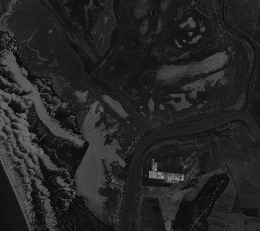
%> input picture imagenes (8 bits)/01 05 2023/2023-05-01-00_00_2023-05-01-23_59_Sentinel-2_L2A_B03_(Raw).png, 260 x 231 px, shrunk from 1925 x 1708 before the run; the run also reads 1 picture not shown here
$ octave codigo.m   (GNU Octave 9; MATLAB toolbox functions it lacks are replaced by stand-ins)
%> lines starting %> are read from the running program, lines starting %| are printed output that depends on the picture; in (x1, y1, x2, y2) boxes, pixels count from 0 and x2, y2 are one past the last pixel; in counts of white or black regions, pixels touching at a corner belong together; the program's own positions count from 1
%> further down, banda_verde is the input picture: size 231x260 uint8; min 7, max 165, mean 37.2
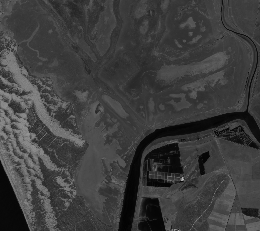
%> input picture imagenes (8 bits)/01 05 2023/2023-05-01-00_00_2023-05-01-23_59_Sentinel-2_L2A_B08_(Raw).png, 260 x 231 px, shrunk from 1925 x 1708 before the run
%> further down, banda_nir is the input picture: size 231x260 uint8; min 2, max 180, mean 62.3
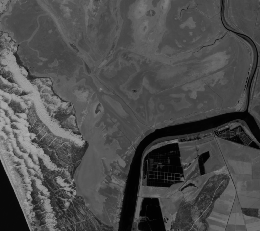
%> input picture imagenes (8 bits)/01 05 2023/2023-05-01-00_00_2023-05-01-23_59_Sentinel-2_L2A_B11_(Raw).png, 260 x 231 px, shrunk from 1925 x 1708 before the run
%> further down, banda_swir is the input picture: size 231x260 uint8; min 1, max 175, mean 76.6
### ndwi.m


function z = ndwi(x, y)

  [F, C] = size(x);
%> F = 231; C = 260
  x = double(x) / 255;
  y = double(y) / 255;

  z = zeros(F, C);

  for f = 1:F
    for c = 1:C
      g = x(f, c);
      n = y(f, c);
      if g > 0 && n > 0
        ix = (g - n) / (g + n);
        ndp = (ix + 1) * 254 / 2 + 1;
        z(f, c) = ndp;
      end
    end
    f;
  end
%> after the loop, ix = -0.371; ndp = 80.89

  z = uint8(z);
%> z: size 231x260 uint8

end

### ndvi.m

function z = ndvi(x, y)

  [F, C] = size(x);
  x = double(x) / 255;
  y = double(y) / 255;

  z = zeros(F, C);

  for f = 1:F
    for c = 1:C
      r = x(f, c);
      n = y(f, c);
      if r > 0 && n > 0
        ix = (n - r) / (n + r);
        ndp = (ix + 1) * 254 / 2 + 1;
        z(f, c) = ndp;
      end
    end
    f;
  end
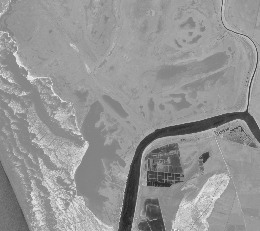
%> z: size 231x260 double; min 29.22, max 241.4, mean 149.3
%> after the loop, ix = 0.189; ndp = 152

  z = uint8(z);
%> z: size 231x260 uint8

end

### ndmi.m
% NDMI a partir de bandas NIR y SWIR
% (Llevado a rango [1, 255])

function z = ndmi(x, y)

  [F, C] = size(x);
  x = double(x) / 255; % NIR
  y = double(y) / 255; % SWIR

  z = zeros(F, C);

  for f = 1:F
    for c = 1:C
      n = x(f, c);
      s = y(f, c);
      if n > 0 && s > 0
        ix = (n - s) / (n + s);
        ndp = (ix + 1) * 254 / 2 + 1;
        z(f, c) = ndp;
      end
    end
    f
  end
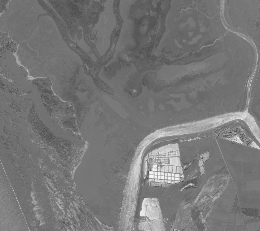
%> z: size 231x260 double; min 60.76, max 246.9, mean 119.8
%> after the loop, ix = -0.0909; ndp = 116.5

  z = uint8(z);
%> z: size 231x260 uint8

end

### filtro_mediana.m
function z = filtro_mediana(x, tam_ventana)

  [F, C] = size(x);

  % Crear la matriz de salida (del mismo tipo que la entrada)
  z = zeros(F, C, class(x));

  % Calcular el "radio" o borde de la ventana
  r = floor(tam_ventana / 2);

  % Creamos una matriz ampliada con ceros alrededor para que no dé error
  % al procesar los píxeles que están en los bordes de la imagen
  x_pad = zeros(F + 2*r, C + 2*r, class(x));
  x_pad(r+1 : F+r, r+1 : C+r) = x;

  % Recorremos cada píxel de la imagen original
  for f = 1:F
    for c = 1:C
      % 1. Extraemos la ventana
      ventana = x_pad(f : f+2*r, c : c+2*r);

      % 2. La convertimos en un vector lineal
      vector = ventana(:);

      % 3. Ordenamos los valores de menor a mayor
      vector_ordenado = sort(vector);

      % 4. Extraemos la mediana
      indice_central = ceil(length(vector_ordenado) / 2);
      mediana_val = vector_ordenado(indice_central);

      % 5. Asignamos el valor al píxel central
      z(f, c) = mediana_val;
    end

    if mod(f, 500) == 0 % Solo imprime cada 500 filas para no saturar la consola
        fprintf('Filtrando fila %d de %d...\n', f, F);
    end
  end

end

### codigo.m
% [32 lines of commented-out code are left out]
nombre_archivo_B03 = 'imagenes (8 bits)\01 05 2023\2023-05-01-00_00_2023-05-01-23_59_Sentinel-2_L2A_B03_(Raw).png';
nombre_archivo_B04 = 'imagenes (8 bits)\01 05 2023\2023-05-01-00_00_2023-05-01-23_59_Sentinel-2_L2A_B04_(Raw).png';
nombre_archivo_B08 = 'imagenes (8 bits)\01 05 2023\2023-05-01-00_00_2023-05-01-23_59_Sentinel-2_L2A_B08_(Raw).png';
nombre_archivo_B11 = 'imagenes (8 bits)\01 05 2023\2023-05-01-00_00_2023-05-01-23_59_Sentinel-2_L2A_B11_(Raw).png';

% [7 lines of commented-out code are left out]
banda_verde = imread(nombre_archivo_B03);
banda_roja  = imread(nombre_archivo_B04);
banda_nir   = imread(nombre_archivo_B08);
banda_swir  = imread(nombre_archivo_B11);

% Seguridad: Redimensionar B11 (20m) a la resolución de B08 (10m) si es necesario
if size(banda_swir, 1) ~= size(banda_nir, 1)
    banda_swir = imresize(banda_swir, size(banda_nir));
end

% 3. Cálculo de los índices llamando a las funciones del profesor
disp('Calculando el NDWI...');
mapa_ndwi = ndwi(banda_verde, banda_nir);

disp('Calculando el NDVI...');
mapa_ndvi = ndvi(banda_roja, banda_nir);

disp('Calculando el NDMI...');
mapa_ndmi = ndmi(banda_nir, banda_swir);

% =========================================================================
% 4. Análisis Espacial y Clasificación Filtrada
% =========================================================================

% --- 4.1 Máscaras iniciales (Umbrales) ---
umbral_agua = 115; % Originalmente 128
mascara_agua_bruta = mapa_ndwi > umbral_agua;
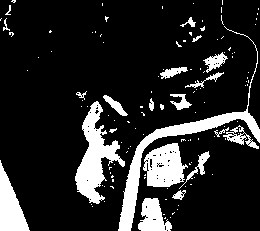
%> mascara_agua_bruta: size 231x260 logical; 16% white; 124 white regions (103 under 20 px), largest, box (x1, y1, x2, y2) and area: (118, 26, 260, 231) 2380, (75, 101, 125, 204) 2074, (143, 143, 188, 187) 1338
mascara_vegetacion = mapa_ndvi > 153;
%> mascara_vegetacion: size 231x260 logical; 51% white; 663 black regions (621 under 20 px), largest, box (x1, y1, x2, y2) and area: (0, 6, 260, 231) 19664, (140, 51, 249, 111) 2320, (0, 0, 40, 49) 1219

% --- 4.2 Mapa de Clasificación y Filtrado Espacial ---
% Creamos mapa vacío (0=Suelo), y superponemos vegetación (1) y agua (2)
mapa_clases = zeros(size(mapa_ndvi), 'uint8');
mapa_clases(mascara_vegetacion) = 1;
mapa_clases(mascara_agua_bruta) = 2;
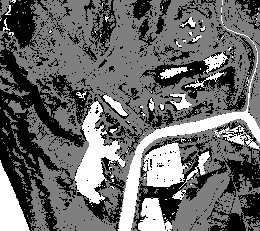
%> mapa_clases: size 231x260 uint8; min 0, max 2, mean 0.83; drawn with min black and max white

% Aplicamos NUESTRO filtro de mediana casero (Ventana de 5x5)
disp('Aplicando filtro de mediana propio (esto puede tardar unos minutos, paciencia)...');
mapa_clases_filtrado = filtro_mediana(mapa_clases, 5);

% --- 4.3 Extracción de Datos Finales ---
% Extraemos la máscara de agua ya limpia tras el filtrado
mascara_agua_limpia = mapa_clases_filtrado == 2;
%> mascara_agua_limpia: size 231x260 logical; 15% white; 27 white regions (11 under 20 px), largest, box (x1, y1, x2, y2) and area: (119, 110, 260, 231) 2260, (75, 102, 125, 204) 2084, (144, 143, 186, 187) 1388
pixeles_agua = sum(mascara_agua_limpia(:));
%> pixeles_agua = 9017
superficie_agua_ha = pixeles_agua * (100 / 10000);
%> superficie_agua_ha = 90.17
fprintf('Superficie de agua (Filtrada) : %.2f hectáreas\n', superficie_agua_ha);
%| Superficie de agua (Filtrada) : 90.17 hectáreas

% Calculamos la humedad media (NDMI) solo en los píxeles de vegetación
% Formato lineal para evitar errores en Octave
ndmi_lineal = mapa_ndmi(mascara_vegetacion);
if isempty(ndmi_lineal)
    humedad_media_vegetacion = 0;
else
    humedad_media_vegetacion = mean(double(ndmi_lineal));
%> humedad_media_vegetacion = 113.8
end
fprintf('Humedad media en vegetación (NDMI) : %.2f\n', humedad_media_vegetacion);
%| Humedad media en vegetación (NDMI) : 113.83


% =========================================================================
% 5. Visualizaciones
% =========================================================================

% ---- Figura 1 : Máscara de agua limpia ----
figure('Name', 'Máscara de Agua Limpia');
imshow(mascara_agua_limpia);
colormap(gca, [0.8 0.8 0.8; 0 0.4 0.8]);
title('Máscara de Agua Filtrada');
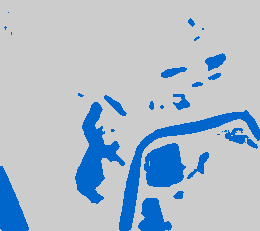
%> displayed picture: size 231x260x3, on the screen's scale of 0 to 255; mean R, G, B 173.4, 188.7, 204

% ---- Figura 2 : Clasificación del Terreno (NUEVA) ----
figure('Name', 'Clasificación del Terreno');
colores_clases = [0.8 0.8 0.8; 0.2 0.7 0.2; 0.0 0.4 0.8]; % Suelo, Vegetación, Agua
imshow(mapa_clases_filtrado, []);
colormap(gca, colores_clases);

% SOLUCIÓN PARA OCTAVE:
cb = colorbar(); % 1. Dibujamos la barra y guardamos su "identificador" en cb
set(cb, 'YTick', [0.33, 1, 1.66]); % 2. Ponemos las marcas a las alturas correctas
set(cb, 'YTickLabel', {'Suelo', 'Vegetacion', 'Agua'}); % 3. Ponemos los nombres

title('Clasificación Filtrada (Mediana 5x5)');

% ---- Figura 3 : La Vegetación (NDVI) ----
figure('Name', 'Mapa de Vegetación (NDVI)');
imshow(mapa_ndvi, [1 255]);
colormap(gca, 'parula');
colorbar;
title('Índice NDVI (Escala 1-255)');

% ---- Figura 4 : Humedad en Vegetación (NDMI) ----
figure('Name', 'Mapa de Humedad (NDMI)');
imshow(mapa_ndmi, [1 255]);
colormap(gca, 'jet');
colorbar;
title('Índice NDMI - Humedad en Vegetación (Escala 1-255)');

% ---- Figura 5 : Comparativa de índices ----
figure('Name', 'Comparativa Índices');
subplot(1,3,1);
imshow(mapa_ndwi, [1 255]);
colormap(gca, 'jet');
title('NDWI - Agua Superficial');

subplot(1,3,2);
imshow(mapa_ndvi, [1 255]);
colormap(gca, 'jet');
title('NDVI - Vegetación');

subplot(1,3,3);
imshow(mapa_ndmi, [1 255]);
colormap(gca, 'jet');
title('NDMI - Humedad');

% ---- Figura 6 : Banda Bruta en Escala de Grises e Histograma ----
figure('Name', 'Análisis de la Banda NIR');
subplot(1,2,1);
imshow(banda_nir, []);
colormap(gca, 'gray');
title('Banda NIR - Escala de Grises');

subplot(1,2,2);
subplot(1,2,2);
% 1. Guardamos el resultado matemático en una variable
%> (the run ends here)
